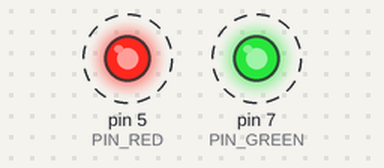
This sketch was run on a simulated Arduino Uno, built with avr-gcc and run on an emulated ATmega328P. On the bench: output pins drawn as LEDs (lit = HIGH). Dashed ring = blinking. What the sketch prints to the serial monitor is not drawn.

Above: at 0.09 s.
Timing chart, 0 to 3.0 s (numbered marks = the images above):
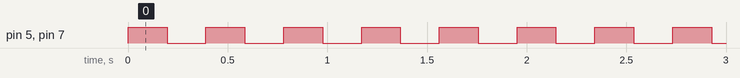

Measured:
- by itself, pin 5 (PIN_RED), pin 7 (PIN_GREEN): alternates HIGH for 0.20 s and LOW for 0.20 s
- by itself, everything shown: repeats every 1.2 s, in 6 steps

The sketch:

Blink_Tasks.ino
```cpp
#include <Arduino_FreeRTOS.h>

#define PIN_RED 5
#define PIN_GREEN 7

// Initialize functions parameters
void TaskBlink1(void *pvParameters);
void TaskBlink2(void *pvParameters);
void TaskPrint(void *pvParameters);

void setup() {
  // Start Serial communication
  Serial.begin(9600);

  // Task Creating :
  // xTaskCreate( TaskFunction_t pvTaskCode, const char * const pcName, uint16_t usStackDepth, void *pvParameters, UBaseType_t uxPriority, TaskHandle_t *pxCreatedTask );
  xTaskCreate(TaskBlink1,"task1",128,NULL,1,NULL);
  xTaskCreate(TaskBlink2,"task2",128,NULL,0,NULL);
  xTaskCreate(Taskprint,"taskPrint",128,NULL,5,NULL);

  // Start the scheduler
  vTaskStartScheduler();
}

void TaskBlink1(void *pvParameters){
  pinMode(PIN_GREEN, OUTPUT);
  while(1){
    Serial.println("Task 2 is running");
    digitalWrite(PIN_GREEN, HIGH);
    // Delay function (safe version to prevent cpu from stopping and then freeRTOS)
    // portTICK_PERIOD_MS !
    vTaskDelay(200/portTICK_PERIOD_MS);
    // ...
    digitalWrite(PIN_GREEN, LOW);
    vTaskDelay(200/portTICK_PERIOD_MS);

  }
}

void TaskBlink2(void *pvParameters){
  pinMode(PIN_RED, OUTPUT);
  while(1){
    Serial.println("Task 1 is running");
    digitalWrite(PIN_RED, HIGH);
    // Delay function (safe version to prevent cpu from stopping and then freeRTOS)
    // portTICK_PERIOD_MS !
    vTaskDelay(200/portTICK_PERIOD_MS);
    // ...
    digitalWrite(PIN_RED, LOW);
    vTaskDelay(200/portTICK_PERIOD_MS);

  }
}

void Taskprint(void *pvParameters){
  int counter{};
  while(1){
    counter++;
    Serial.println(counter);
    vTaskDelay(500 / portTICK_PERIOD_MS);
  }
}


void loop() {
  // put your main code here, to run repeatedly:

}
```
